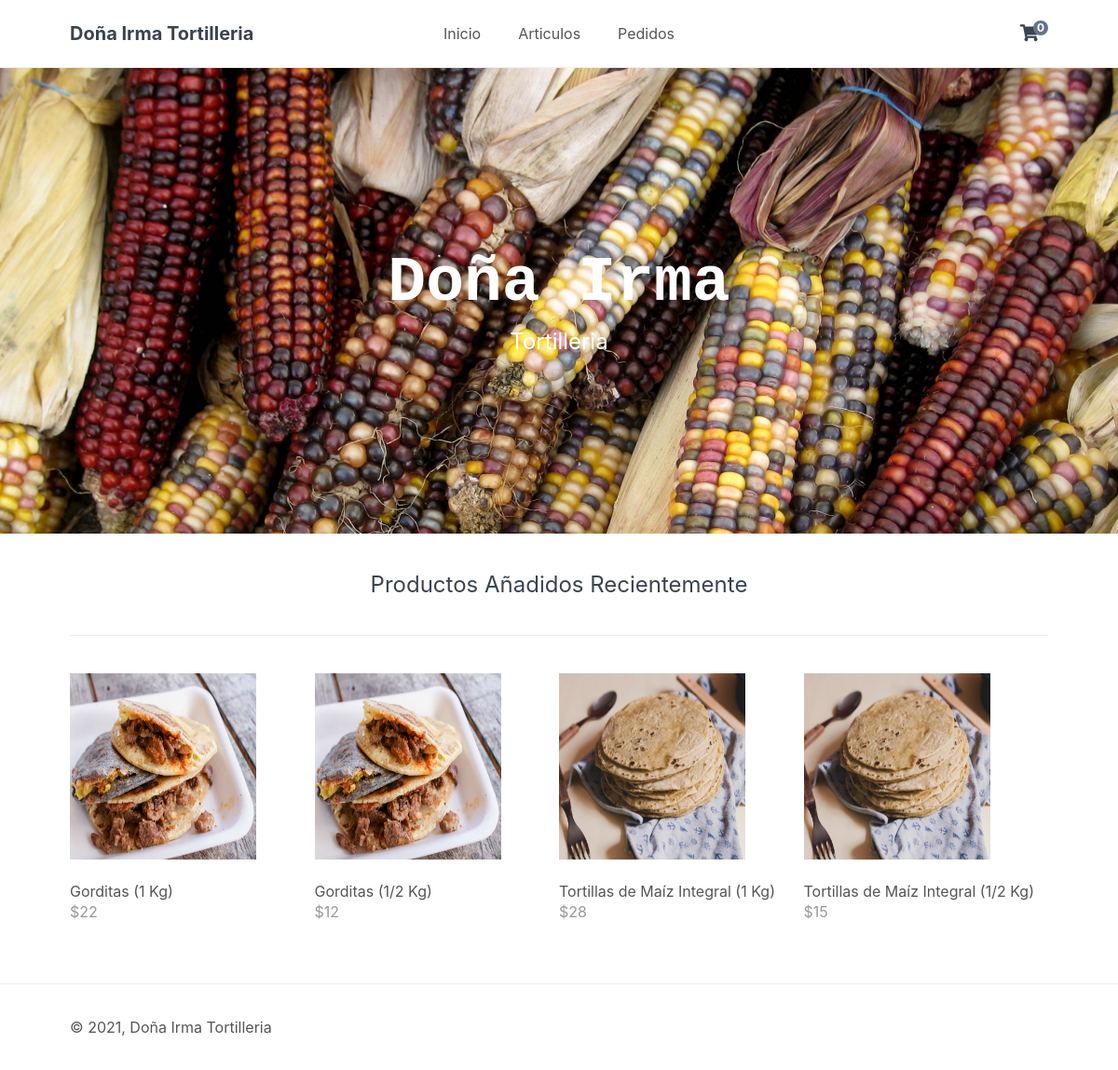
The page /shoppingcart/index.php on the database its author committed.
### tables this page shows
CREATE TABLE `articulos` (
  `idArticulo` int(100) NOT NULL,
  `nombreArticulo` varchar(100) NOT NULL,
  `precioArticulo` float NOT NULL,
  `imagenArticulo` text NOT NULL,
  `fechaanadido` timestamp NOT NULL DEFAULT current_timestamp(),
  `cantidadArticulo` int(11) NOT NULL
);

### shoppingcart/index.php (called while the page is built, shortened)
<?php
include 'functions.php';
$page = isset($_GET['page']) && file_exists($_GET['page'] . '.php') ? $_GET['page'] : 'home';
include $page . '.php';
?>

### shoppingcart/home.php (the view)
<?php
$stmt = $pdo->prepare('SELECT * FROM articulos ORDER BY fechaanadido DESC LIMIT 4');
$stmt->execute();
$recently_added_products = $stmt->fetchAll(PDO::FETCH_ASSOC);
?>
<?=template_header('Home')?>
<div class="featured">
    <h2>Doña Irma</h2>
    <p>Tortilleria</p>
</div>
<div class="recentlyadded content-wrapper">
    <h2>Productos Añadidos Recientemente</h2>
    <div class="products">
        <?php foreach ($recently_added_products as $product): ?>
        <a href="index.php?page=product&id=<?=$product['idArticulo']?>" class="product">
            <img src="/imgs/<?=$product['imagenArticulo']?>" width="200" height="200" alt="<?=$product['nombreArticulo']?>">
            <span class="name"><?=$product['nombreArticulo']?></span>
            <span class="price">
                &dollar;<?=$product['precioArticulo']?>
            </span>
        </a>
        <?php endforeach; ?>
    </div>
</div>
<?=template_footer()?>

### shoppingcart/functions.php (shortened to what this page needs)
<?php
function template_header($title) {
$num_items_in_cart = isset($_SESSION['cart']) ? count($_SESSION['cart']) : 0;
echo <<<EOT
<!DOCTYPE html>
<html>
	<head>
		<meta charset="utf-8">
		<title>$title</title>
		<link href="style.css" rel="stylesheet" type="text/css">
		<link rel="stylesheet" href="https://use.fontawesome.com/releases/v5.7.1/css/all.css">
	</head>
	<body>
        <header>
            <div class="content-wrapper">
                <h1>Doña Irma Tortilleria</h1>
                <nav>
                    <a href="index.php">Inicio</a>
                    <a href="index.php?page=products">Articulos</a>
                    <a href="report.php">Pedidos</a>
                </nav>
                <div class="link-icons">
                    <a href="index.php?page=cart">
						<i class="fas fa-shopping-cart"><span>$num_items_in_cart</span></i>
					</a>
                </div>
            </div>
        </header>
        <main>
EOT;
}
function template_footer() {
$year = date('Y');
echo <<<EOT
        </main>
        <footer>
            <div class="content-wrapper">
            <p>&copy; $year, Doña Irma Tortilleria</p>
            </div>
        </footer>
        <script src="script.js"></script>
    </body>
</html>
EOT;
}
?>

### shoppingcart/style.css (style rules this page uses)
* { box-sizing: border-box; font-family: -apple-system, BlinkMacSystemFont, "segoe ui", roboto, oxygen, ubuntu, cantarell, "fira sans", "droid sans", "helvetica neue", Arial, sans-serif; font-size: 16px; -webkit-font-smoothing: antialiased; -moz-osx-font-smoothing: grayscale; }
html { height: 100%; }
body { position: relative; min-height: 100%; color: #555555; background-color: #FFFFFF; margin: 0; padding-bottom: 100px; }
h1, h2, h3, h4, h5 { color: #394352; }
.content-wrapper { width: 1050px; margin: 0 auto; }
header { border-bottom: 1px solid #EEEEEE; }
header .content-wrapper { display: flex; }
header h1 { display: flex; flex-grow: 1; flex-basis: 0; font-size: 20px; margin: 0; padding: 24px 0; }
header nav { display: flex; flex-grow: 1; flex-basis: 0; justify-content: center; align-items: center; }
header nav a { text-decoration: none; color: #555555; padding: 10px 10px; margin: 0 10px; }
header .link-icons { display: flex; flex-grow: 1; flex-basis: 0; justify-content: flex-end; align-items: center; position: relative; }
header .link-icons a { text-decoration: none; color: #394352; padding: 0 10px; }
header .link-icons a i { font-size: 18px; }
header .link-icons a span { display: inline-block; text-align: center; background-color: #63748e; border-radius: 50%; color: #FFFFFF; font-size: 12px; line-height: 16px; width: 16px; height: 16px; font-weight: bold; position: absolute; top: 22px; right: 0; }
main .featured { display: flex; flex-direction: column; background-image: url(/imgs/tortilleria.jpg); background-repeat: no-repeat; background-size: cover; height: 500px; align-items: center; justify-content: center; text-align: center; }
main .featured h2 { display: inline-block; margin: 0; width: 1050px; font-family: Rockwell, Courier Bold, Courier, Georgia, Times, Times New Roman, serif; font-size: 68px; color: #FFFFFF; padding-bottom: 10px; }
main .featured p { display: inline-block; margin: 0; width: 1050px; font-size: 24px; color: #FFFFFF; }
main .recentlyadded h2 { display: block; font-weight: normal; margin: 0; padding: 40px 0; font-size: 24px; text-align: center; width: 100%; border-bottom: 1px solid #EEEEEE; }
main .recentlyadded .products, main .products .products-wrapper { display: flex; flex-wrap: wrap; align-items: center; justify-content: space-between; padding: 40px 0 0 0; }
main .recentlyadded .products .product, main .products .products-wrapper .product { display: block; overflow: hidden; text-decoration: none; width: 25%; padding-bottom: 60px; }
main .recentlyadded .products .product img, main .products .products-wrapper .product img { transform: scale(1); transition: transform 1s; }
main .recentlyadded .products .product .name, main .products .products-wrapper .product .name { display: block; color: #555555; padding: 20px 0 2px 0; }
main .recentlyadded .products .product .price, main .products .products-wrapper .product .price { display: block; color: #999999; }
footer { position: absolute; bottom: 0; border-top: 1px solid #EEEEEE; padding: 20px 0; width: 100%; }

### rows shown on the page
articulos: imagenArticulo (picture), nombreArticulo "Gorditas (1 Kg)", precioArticulo "22"
articulos: imagenArticulo (picture), nombreArticulo "Gorditas (1/2 Kg)", precioArticulo "12"
articulos: imagenArticulo (picture), nombreArticulo "Tortillas de Maíz Integral (1 Kg)", precioArticulo "28"
articulos: imagenArticulo (picture), nombreArticulo "Tortillas de Maíz Integral (1/2 Kg)", precioArticulo "15"

### other values the page prints
$num_items_in_cart "0"
